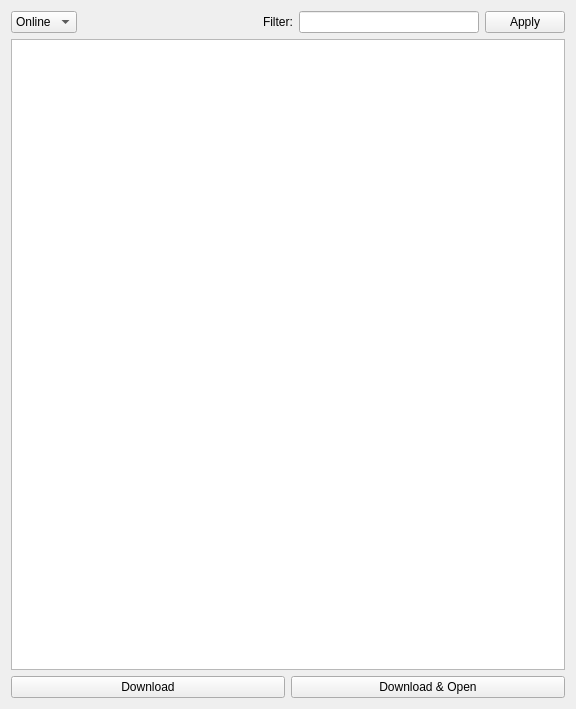
<?xml version="1.0" encoding="UTF-8"?>
<ui version="4.0">
 <class>DQMFileDownloader</class>
 <widget class="QWidget" name="DQMFileDownloader">
  <property name="geometry">
   <rect>
    <x>0</x>
    <y>0</y>
    <width>576</width>
    <height>709</height>
   </rect>
  </property>
  <property name="windowTitle">
   <string>Download Remote DQM Files</string>
  </property>
  <layout class="QVBoxLayout" name="verticalLayout">
   <item>
    <layout class="QHBoxLayout" name="horizontalLayout">
     <item>
      <widget class="QComboBox" name="comboBox">
       <item>
        <property name="text">
         <string>Online</string>
        </property>
       </item>
       <item>
        <property name="text">
         <string>Offline</string>
        </property>
       </item>
       <item>
        <property name="text">
         <string>Relval</string>
        </property>
       </item>
      </widget>
     </item>
     <item>
      <spacer name="horizontalSpacer">
       <property name="orientation">
        <enum>Qt::Horizontal</enum>
       </property>
       <property name="sizeHint" stdset="0">
        <size>
         <width>40</width>
         <height>20</height>
        </size>
       </property>
      </spacer>
     </item>
     <item>
      <widget class="QLabel" name="label_2">
       <property name="text">
        <string>Filter:</string>
       </property>
      </widget>
     </item>
     <item>
      <widget class="QLineEdit" name="lineEdit">
       <property name="toolTip">
        <string>Accepts Regex</string>
       </property>
      </widget>
     </item>
     <item>
      <widget class="QPushButton" name="pushButton_3">
       <property name="text">
        <string>Apply</string>
       </property>
      </widget>
     </item>
    </layout>
   </item>
   <item>
    <widget class="QListView" name="listView"/>
   </item>
   <item>
    <layout class="QHBoxLayout" name="horizontalLayout_2">
     <item>
      <widget class="QPushButton" name="pushButton">
       <property name="text">
        <string>Download</string>
       </property>
      </widget>
     </item>
     <item>
      <widget class="QPushButton" name="pushButton_2">
       <property name="text">
        <string>Download &amp;&amp; Open</string>
       </property>
      </widget>
     </item>
    </layout>
   </item>
  </layout>
  <action name="actionPreferences">
   <property name="text">
    <string>&amp;Settings</string>
   </property>
  </action>
 </widget>
 <layoutdefault spacing="6" margin="11"/>
 <resources/>
 <connections/>
</ui>
